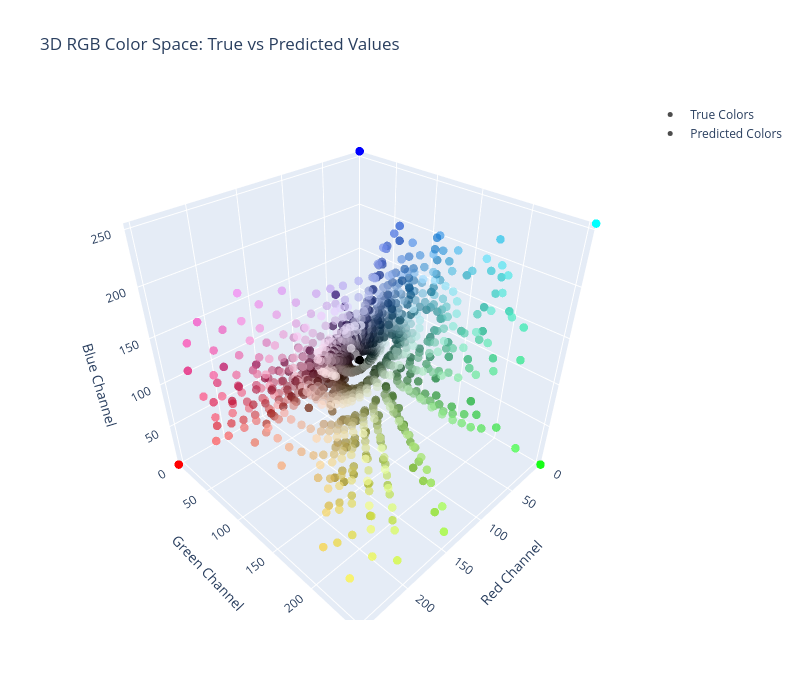
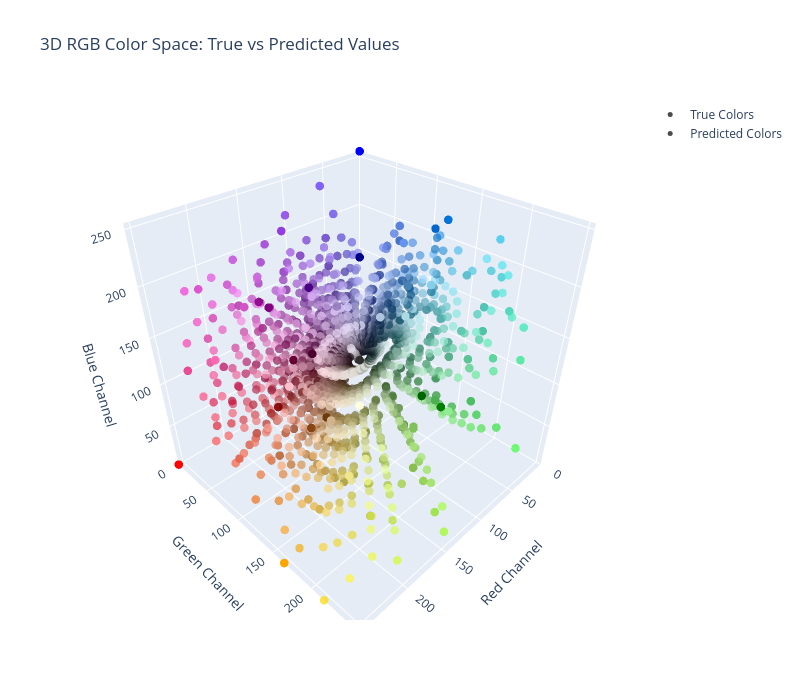
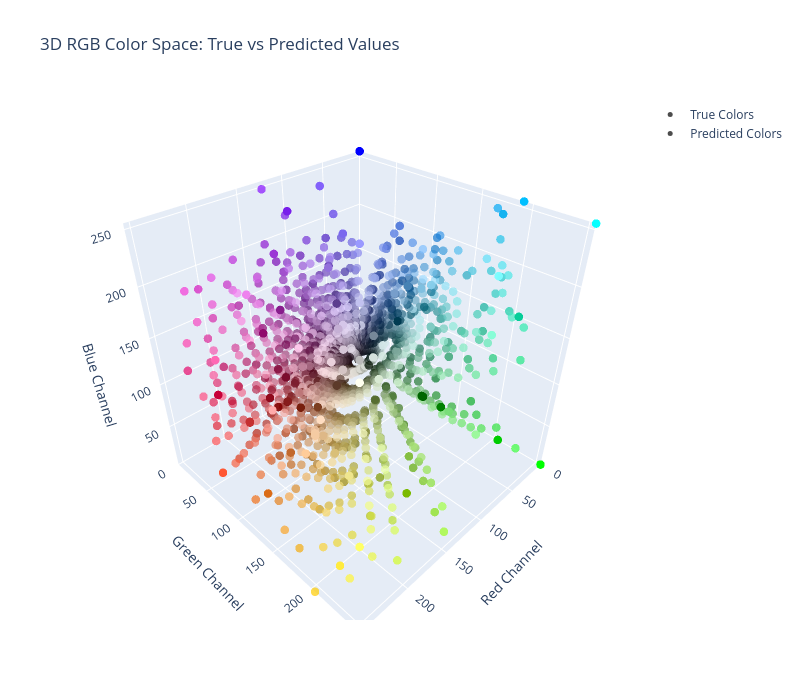
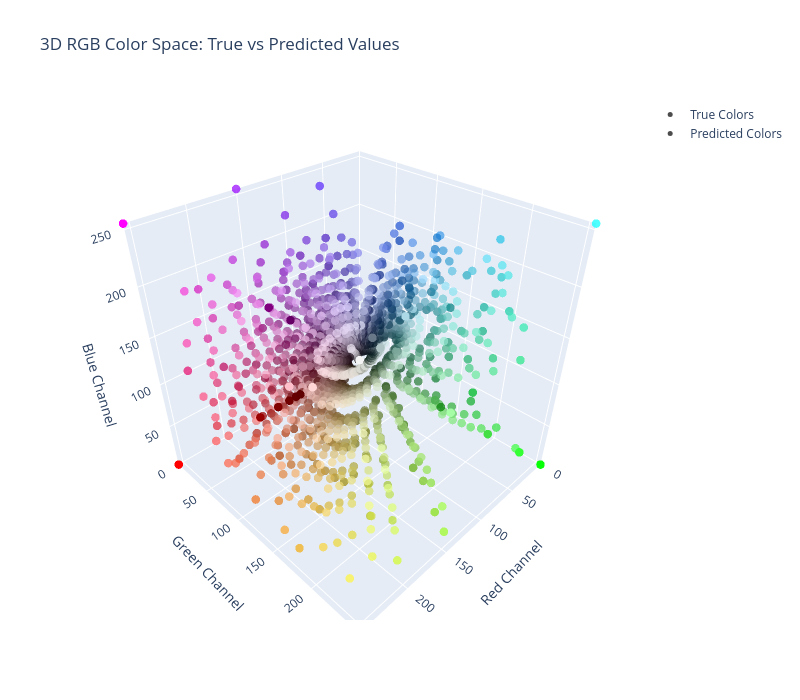

Notebook code for these charts, in order:
### Code cell
models_name = ['qwen2.5_3B', 'qwen2.5_7B', 'Phi-4', 'InternVL3-2B', 'InternVL3-8B', 'InternVL3-14B']

for model in models_name:
    print(model)
    embeddings_dir = Path("data/embeddings") / model / "hex_code"
    dataset_manifest_path = Path("data/colors/munsell_colors/munsell_manifest.csv")
    df_rgb, df_hex = process_hex_answer_and_meta(embeddings_dir=embeddings_dir, dataset_manifest_path=dataset_manifest_path)
    num_of_unique_colors[model] = len(df_hex["HEX"].unique())

### Figure 1 — Plotly figure (JSON) as saved in the notebook; plotly's stock layout.template omitted (floating-point values rounded to 4 significant figures; data arrays with more than 128 entries replaced by an {"elided": "..."} marker saying what was removed)
{"data": [{"hovertemplate": "<b>True RGB:</b> (%{x:.0f}, %{y:.0f}, %{z:.0f})<br><b>Pred RGB:</b> (%{marker.color[0]*255:.0f}, %{marker.color[1]*255:.0f}, %{marker.color[2]*255:.0f})<extra></extra>", "marker": {"color": {"elided": "1268x3 float values"}, "opacity": 0.7, "size": 5}, "mode": "markers", "name": "True Colors", "text": {"elided": "1268 str values"}, "type": "scatter3d", "x": {"elided": "1268 int values"}, "y": {"elided": "1268 int values"}, "z": {"elided": "1268 int values"}}, {"hovertemplate": "<b>Pred RGB:</b> (%{x:.0f}, %{y:.0f}, %{z:.0f})<br><b>True RGB:</b> (%{marker.color[0]*255:.0f}, %{marker.color[1]*255:.0f}, %{marker.color[2]*255:.0f})<extra></extra>", "marker": {"color": {"elided": "1268x3 float values"}, "opacity": 0.7, "size": 5}, "mode": "markers", "name": "Predicted Colors", "text": {"elided": "1268 str values"}, "type": "scatter3d", "x": {"elided": "1268 int values"}, "y": {"elided": "1268 int values"}, "z": {"elided": "1268 int values"}}], "layout": {"height": 700, "scene": {"xaxis": {"range": [0, 255], "title": {"text": "Red Channel"}}, "yaxis": {"range": [0, 255], "title": {"text": "Green Channel"}}, "zaxis": {"range": [0, 255], "title": {"text": "Blue Channel"}}}, "showlegend": true, "title": {"text": "3D RGB Color Space: True vs Predicted Values"}, "width": 800}}

### Figure 2 — Plotly figure (JSON) as saved in the notebook; plotly's stock layout.template omitted (floating-point values rounded to 4 significant figures; data arrays with more than 128 entries replaced by an {"elided": "..."} marker saying what was removed)
{"data": [{"hovertemplate": "<b>True RGB:</b> (%{x:.0f}, %{y:.0f}, %{z:.0f})<br><b>Pred RGB:</b> (%{marker.color[0]*255:.0f}, %{marker.color[1]*255:.0f}, %{marker.color[2]*255:.0f})<extra></extra>", "marker": {"color": {"elided": "1754x3 float values"}, "opacity": 0.7, "size": 5}, "mode": "markers", "name": "True Colors", "text": {"elided": "1754 str values"}, "type": "scatter3d", "x": {"elided": "1754 int values"}, "y": {"elided": "1754 int values"}, "z": {"elided": "1754 int values"}}, {"hovertemplate": "<b>Pred RGB:</b> (%{x:.0f}, %{y:.0f}, %{z:.0f})<br><b>True RGB:</b> (%{marker.color[0]*255:.0f}, %{marker.color[1]*255:.0f}, %{marker.color[2]*255:.0f})<extra></extra>", "marker": {"color": {"elided": "1754x3 float values"}, "opacity": 0.7, "size": 5}, "mode": "markers", "name": "Predicted Colors", "text": {"elided": "1754 str values"}, "type": "scatter3d", "x": {"elided": "1754 int values"}, "y": {"elided": "1754 int values"}, "z": {"elided": "1754 int values"}}], "layout": {"height": 700, "scene": {"xaxis": {"range": [0, 255], "title": {"text": "Red Channel"}}, "yaxis": {"range": [0, 255], "title": {"text": "Green Channel"}}, "zaxis": {"range": [0, 255], "title": {"text": "Blue Channel"}}}, "showlegend": true, "title": {"text": "3D RGB Color Space: True vs Predicted Values"}, "width": 800}}

### Figure 3 — Plotly figure (JSON) as saved in the notebook; plotly's stock layout.template omitted (floating-point values rounded to 4 significant figures; data arrays with more than 128 entries replaced by an {"elided": "..."} marker saying what was removed)
{"data": [{"hovertemplate": "<b>True RGB:</b> (%{x:.0f}, %{y:.0f}, %{z:.0f})<br><b>Pred RGB:</b> (%{marker.color[0]*255:.0f}, %{marker.color[1]*255:.0f}, %{marker.color[2]*255:.0f})<extra></extra>", "marker": {"color": {"elided": "1755x3 float values"}, "opacity": 0.7, "size": 5}, "mode": "markers", "name": "True Colors", "text": {"elided": "1755 str values"}, "type": "scatter3d", "x": {"elided": "1755 int values"}, "y": {"elided": "1755 int values"}, "z": {"elided": "1755 int values"}}, {"hovertemplate": "<b>Pred RGB:</b> (%{x:.0f}, %{y:.0f}, %{z:.0f})<br><b>True RGB:</b> (%{marker.color[0]*255:.0f}, %{marker.color[1]*255:.0f}, %{marker.color[2]*255:.0f})<extra></extra>", "marker": {"color": {"elided": "1755x3 float values"}, "opacity": 0.7, "size": 5}, "mode": "markers", "name": "Predicted Colors", "text": {"elided": "1755 str values"}, "type": "scatter3d", "x": {"elided": "1755 int values"}, "y": {"elided": "1755 int values"}, "z": {"elided": "1755 int values"}}], "layout": {"height": 700, "scene": {"xaxis": {"range": [0, 255], "title": {"text": "Red Channel"}}, "yaxis": {"range": [0, 255], "title": {"text": "Green Channel"}}, "zaxis": {"range": [0, 255], "title": {"text": "Blue Channel"}}}, "showlegend": true, "title": {"text": "3D RGB Color Space: True vs Predicted Values"}, "width": 800}}

### Figure 4 — Plotly figure (JSON) as saved in the notebook; plotly's stock layout.template omitted (floating-point values rounded to 4 significant figures; data arrays with more than 128 entries replaced by an {"elided": "..."} marker saying what was removed)
{"data": [{"hovertemplate": "<b>True RGB:</b> (%{x:.0f}, %{y:.0f}, %{z:.0f})<br><b>Pred RGB:</b> (%{marker.color[0]*255:.0f}, %{marker.color[1]*255:.0f}, %{marker.color[2]*255:.0f})<extra></extra>", "marker": {"color": {"elided": "1755x3 float values"}, "opacity": 0.7, "size": 5}, "mode": "markers", "name": "True Colors", "text": {"elided": "1755 str values"}, "type": "scatter3d", "x": {"elided": "1755 int values"}, "y": {"elided": "1755 int values"}, "z": {"elided": "1755 int values"}}, {"hovertemplate": "<b>Pred RGB:</b> (%{x:.0f}, %{y:.0f}, %{z:.0f})<br><b>True RGB:</b> (%{marker.color[0]*255:.0f}, %{marker.color[1]*255:.0f}, %{marker.color[2]*255:.0f})<extra></extra>", "marker": {"color": {"elided": "1755x3 float values"}, "opacity": 0.7, "size": 5}, "mode": "markers", "name": "Predicted Colors", "text": {"elided": "1755 str values"}, "type": "scatter3d", "x": {"elided": "1755 int values"}, "y": {"elided": "1755 int values"}, "z": {"elided": "1755 int values"}}], "layout": {"height": 700, "scene": {"xaxis": {"range": [0, 255], "title": {"text": "Red Channel"}}, "yaxis": {"range": [0, 255], "title": {"text": "Green Channel"}}, "zaxis": {"range": [0, 255], "title": {"text": "Blue Channel"}}}, "showlegend": true, "title": {"text": "3D RGB Color Space: True vs Predicted Values"}, "width": 800}}
